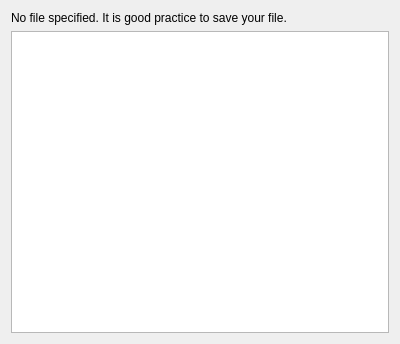
<?xml version="1.0" encoding="UTF-8"?>
<ui version="4.0">
 <class>CommandEditor</class>
 <widget class="QFrame" name="CommandEditor">
  <property name="geometry">
   <rect>
    <x>0</x>
    <y>0</y>
    <width>400</width>
    <height>344</height>
   </rect>
  </property>
  <property name="windowTitle">
   <string>Frame</string>
  </property>
  <layout class="QVBoxLayout" name="verticalLayout">
   <item>
    <widget class="QLabel" name="fileLabel">
     <property name="sizePolicy">
      <sizepolicy hsizetype="Minimum" vsizetype="Preferred">
       <horstretch>0</horstretch>
       <verstretch>0</verstretch>
      </sizepolicy>
     </property>
     <property name="text">
      <string>No file specified. It is good practice to save your file.</string>
     </property>
    </widget>
   </item>
   <item>
    <widget class="CommandTextEdit" name="textEdit">
     <property name="lineWrapMode">
      <enum>QPlainTextEdit::NoWrap</enum>
     </property>
    </widget>
   </item>
  </layout>
  <action name="actionNew">
   <property name="text">
    <string>New</string>
   </property>
   <property name="shortcut">
    <string>Ctrl+N</string>
   </property>
  </action>
  <action name="actionOpen">
   <property name="text">
    <string>Open</string>
   </property>
   <property name="shortcut">
    <string>Ctrl+O</string>
   </property>
  </action>
  <action name="actionSaveAs">
   <property name="text">
    <string>Save As</string>
   </property>
   <property name="toolTip">
    <string>Save As</string>
   </property>
   <property name="shortcut">
    <string>Ctrl+Shift+S</string>
   </property>
  </action>
  <action name="actionSave">
   <property name="text">
    <string>Save</string>
   </property>
   <property name="shortcut">
    <string>Ctrl+S</string>
   </property>
  </action>
  <action name="actionCopy">
   <property name="text">
    <string>Copy</string>
   </property>
   <property name="shortcut">
    <string>Ctrl+C</string>
   </property>
  </action>
  <action name="actionPaste">
   <property name="text">
    <string>Paste</string>
   </property>
   <property name="shortcut">
    <string>Ctrl+V</string>
   </property>
  </action>
  <action name="actionCut">
   <property name="text">
    <string>Cut</string>
   </property>
   <property name="shortcut">
    <string>Ctrl+X</string>
   </property>
  </action>
  <action name="actionUndo">
   <property name="text">
    <string>Undo</string>
   </property>
   <property name="shortcut">
    <string>Ctrl+Z</string>
   </property>
  </action>
  <action name="actionRedo">
   <property name="text">
    <string>Redo</string>
   </property>
   <property name="shortcut">
    <string>Ctrl+Shift+Z</string>
   </property>
  </action>
 </widget>
 <customwidgets>
  <customwidget>
   <class>CommandTextEdit</class>
   <extends>QPlainTextEdit</extends>
   <header>commandtextedit.h</header>
  </customwidget>
 </customwidgets>
 <resources/>
 <connections/>
</ui>
